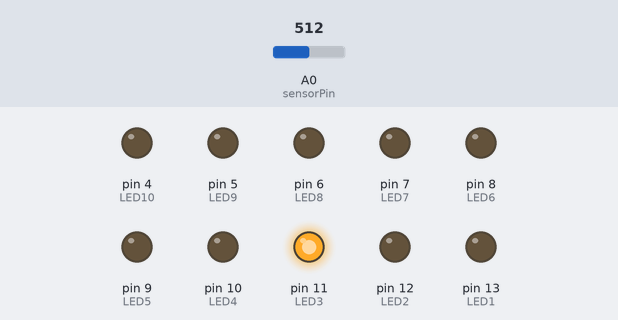
Recording of a sketch running on a simulated Arduino Uno, built with avr-gcc and run on an emulated ATmega328P. On the bench: output pins drawn as LEDs (lit = HIGH). Dashed ring = blinking. The test bench sets the inputs (shaded band); at power-on: A0 (sensorPin) = 512.

Above: at 1.3 s.
1.4 s: A0 (sensorPin) set to 484
At 4.19 s:
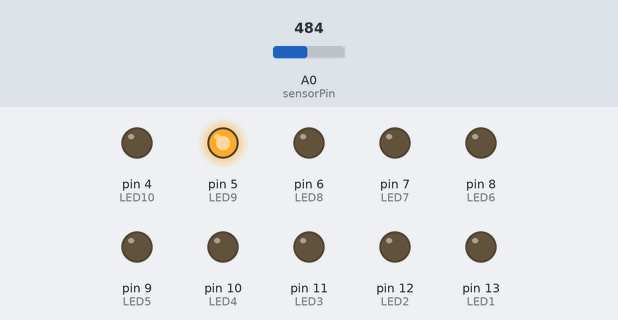
4.5 s: A0 (sensorPin) set to 458
7.6 s: A0 (sensorPin) set to 437
10.7 s: A0 (sensorPin) set to 0
At 11.3 s:
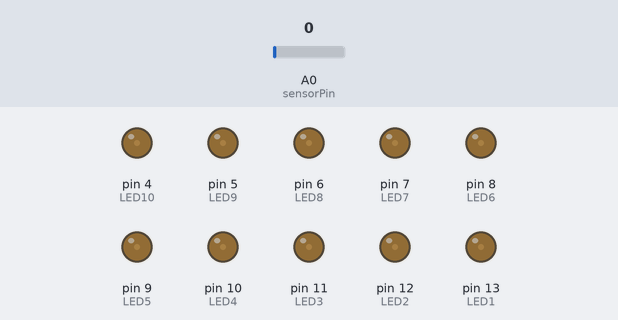
12.2 s: A0 (sensorPin) set to 122
At 13.23 s:
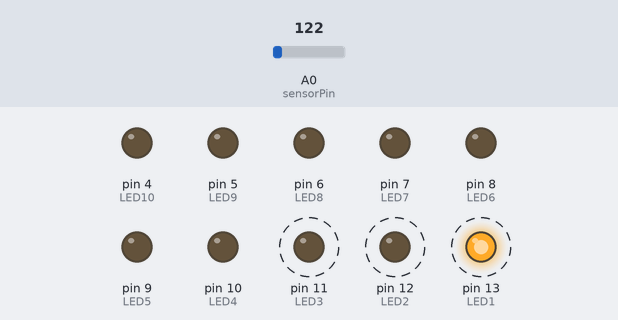
15.3 s: A0 (sensorPin) set to 511
At 16.2 s:
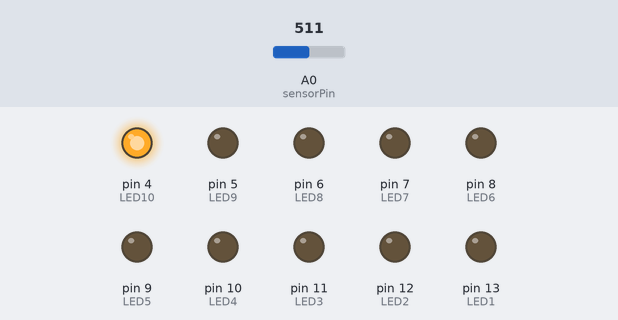
Timing chart, 0 to 19.4 s (numbered marks = the images above; inputs shaded):
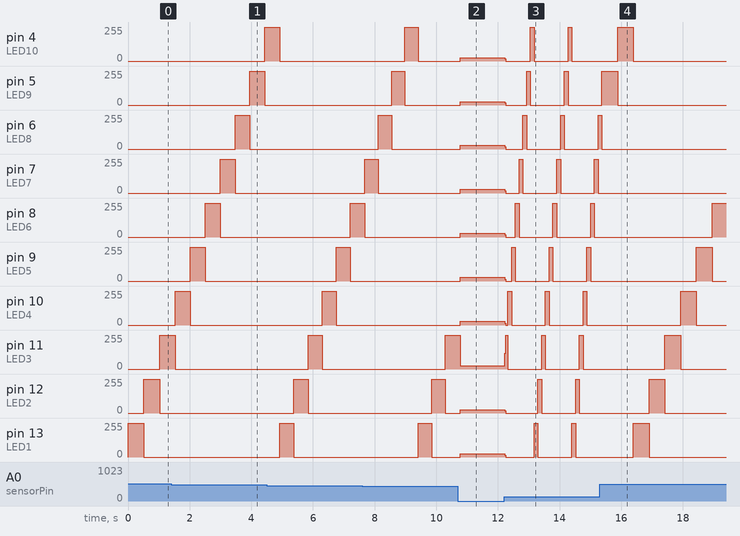

The sketch:

potentioometerLights.ino
```cpp
int LED1 = 13;
int LED2 = 12;
int LED3 = 11;
int LED4 = 10;
int LED5 = 9;
int LED6 = 8;
int LED7 = 7;
int LED8 = 6;
int LED9 = 5;
int LED10 = 4;
int sensorPin = A0;
int sensorValue = 0;

void setup() {
   pinMode(LED1, OUTPUT);
   pinMode(LED2, OUTPUT);
   pinMode(LED3, OUTPUT);
   pinMode(LED4, OUTPUT);
   pinMode(LED5, OUTPUT);
   pinMode(LED6, OUTPUT);
   pinMode(LED7, OUTPUT);
   pinMode(LED8, OUTPUT);
   pinMode(LED9, OUTPUT);
   pinMode(LED10, OUTPUT);
}


void loop() {
  digitalWrite(LED10, LOW);    // turn off LED10
  digitalWrite(LED1, HIGH);    // turn on LED1
  sensorValue = analogRead(sensorPin);
  delay(sensorValue);                  // wait for time=sensorvalue
  digitalWrite(LED2, HIGH);    // turn on LED2
  digitalWrite(LED1, LOW);     //turn off LED1
  sensorValue = analogRead(sensorPin);
  delay(sensorValue);                  // wait for time=sensorvalue
  digitalWrite(LED3, HIGH);    //turn on LED3
  digitalWrite(LED2, LOW);     //turn off LED2
  sensorValue = analogRead(sensorPin);
  delay(sensorValue);                  // wait for time=sensorvalue
  digitalWrite(LED4, HIGH);    //turn on LED4
  digitalWrite(LED3, LOW);     //turn off LED3
  sensorValue = analogRead(sensorPin);
  delay(sensorValue);                  // wait for time=sensorvalue
  digitalWrite(LED5, HIGH);    //turn on LED5
  digitalWrite(LED4, LOW);     //turn off LED4
  sensorValue = analogRead(sensorPin);
  delay(sensorValue);                  // wait for time=sensorvalue
  digitalWrite(LED6, HIGH);    //turn on LED6
  digitalWrite(LED5, LOW);     //turn off LED5
  sensorValue = analogRead(sensorPin);
  delay(sensorValue);                  // wait for time=sensorvalue
  digitalWrite(LED7, HIGH);    //turn on LED7
  digitalWrite(LED6, LOW);     //turn off LED6
  sensorValue = analogRead(sensorPin);
  delay(sensorValue);                  // wait for time=sensorvalue
  digitalWrite(LED8, HIGH);    //turn on LED8
  digitalWrite(LED7, LOW);     //turn off LED7
  sensorValue = analogRead(sensorPin);
  delay(sensorValue);                  // wait for time=sensorvalue
  digitalWrite(LED9, HIGH);    //turn on LED9
  digitalWrite(LED8, LOW);     //turn off LED8
  sensorValue = analogRead(sensorPin);
  delay(sensorValue);                  // wait for time=sensorvalue
  digitalWrite(LED10, HIGH);   //turn on LED10
  digitalWrite(LED9, LOW);     //turn off LED9
  sensorValue = analogRead(sensorPin);
  delay(sensorValue);                  // wait for time=sensorvalue


}
```

Measured:
- the behaviour switches between 494 and 493 on A0 (sensorPin) (found by bisection; images 0 and 1)
- after the input at 1.4 s, pin 4 (LED10): 0/255 → 255/255 after 3.0 s; pin 5 (LED9): 0/255 → 255/255 after 2.6 s instead of 2.7 s
- after the input at 10.7 s, pin 4 (LED10), pin 5 (LED9), pin 12 (LED2): 0/255 → 26/255 after 0.08 s; pin 6 (LED8), pin 7 (LED7): 0/255 → 27/255 after 0.08 s; pin 11 (LED3): 255/255 → 26/255 after 0.08 s; pin 13 (LED1): 0/255 → 25/255 after 0.08 s
- after the input at 12.2 s, pin 4 (LED10): goes 0/255 0.84 s, 255/255 0.12 s, 0/255 1.1 s, 255/255 0.12 s, then 0/255, starting at once; pin 5 (LED9): goes 0/255 0.72 s, 255/255 0.12 s, 0/255 1.1 s, 255/255 0.12 s, then 0/255, starting at once
- after the input at 15.3 s, pin 6 (LED8): goes on until 15.4 s, then stays 0/255; pin 7 (LED7): stops changing and stays 0/255
